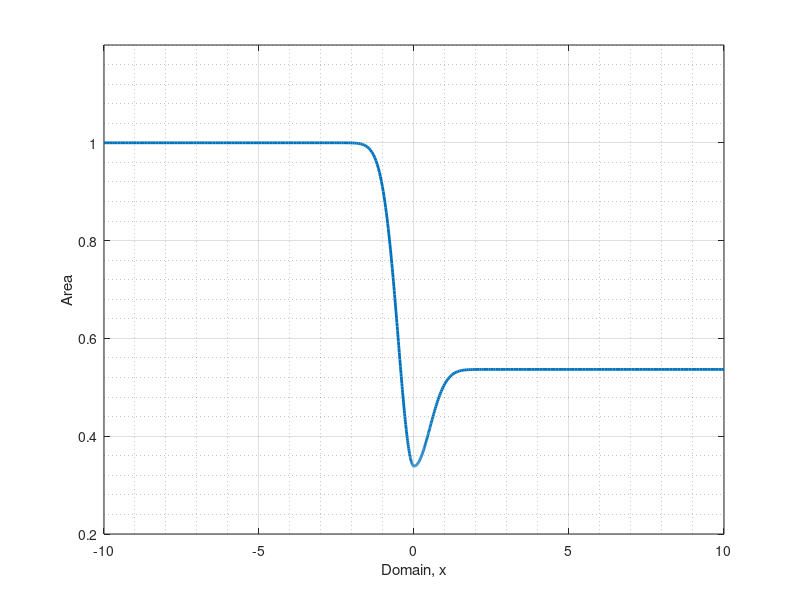
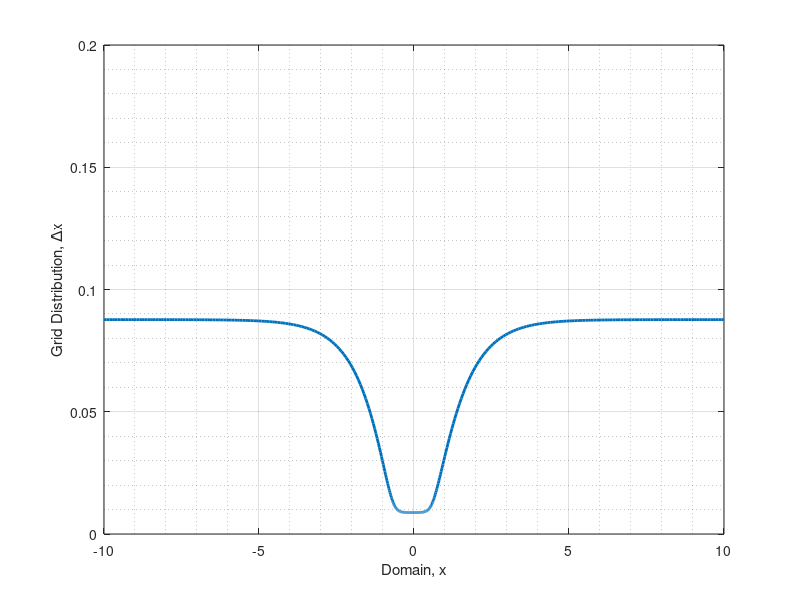

The MATLAB script that drew these images, in order:
clc
clear all
clf

Area    = importdata('Area_Compact4_NPTS00401.dat');

figure(1)
    plot(Area(:, 2), Area(:, 3), 'LineWidth', 2.0)
    hold on
    ylabel('Area')
    xlabel('Domain, x')
    grid on
    ylim([0.2 1.2])
    grid minor
    hold off
    print(['Area'], '-depsc', '-r900')
figure(2)
    plot(Area(:, 2), Area(:, 5), 'LineWidth', 2.0)
    hold on
    ylabel('Grid Distribution, \Delta{x}')
    xlabel('Domain, x')
    ylim([0 0.2])
    grid on
    grid minor
    print(['DX'], '-depsc', '-r900')


